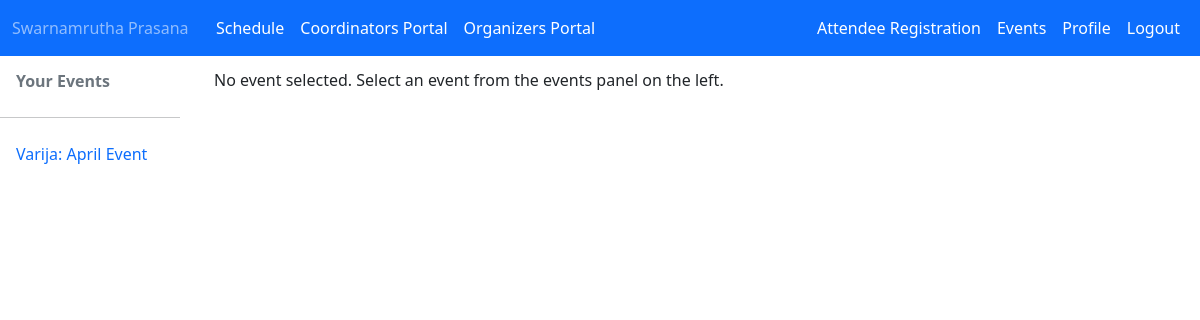
The page /coordinators/events (signed in) on the database as committed earlier.
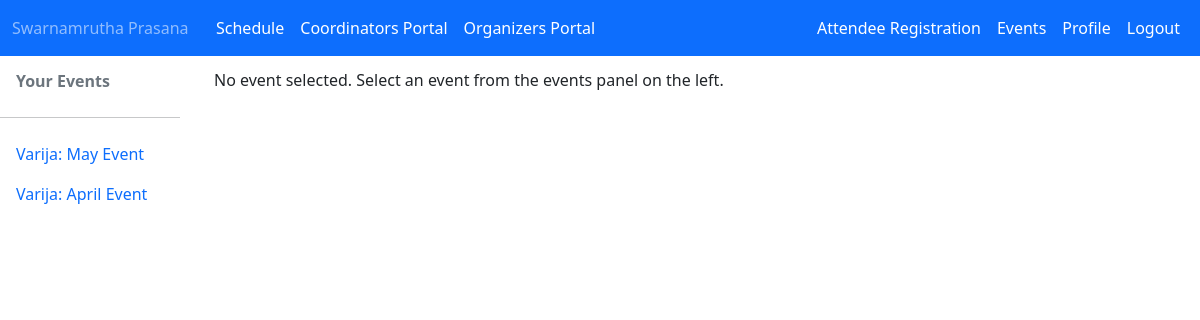
The same page on the database as committed later.
### public/models.py (models this page shows)
class Event(models.Model):
    name = models.CharField('Event Name', max_length=120)
    venue = models.ForeignKey(Venue, blank=True, null=True, on_delete=models.PROTECT)
    get_now = datetime.now()
    start_time = models.DateTimeField(default=get_now.strftime("%Y-%m-%d %H:%M"))
    end_time = models.DateTimeField(default=(get_now+ timedelta(hours=1)).strftime("%Y-%m-%d %H:%M"))
    Coordinator = models.ForeignKey(User, blank=True, null=True, on_delete=models.SET_NULL)
    statusChoices = ( ('Tn','Tentative'), ('Sc','Scheduled'), ('Cu','Coming Up This Week'), ('Ed','Event Day'), ('Cl','Closed'), ('Pv','Payments Verified') )
    eventStatus = models.CharField('Event Status', max_length=20, choices=statusChoices, default='Sc')
    def __str__(self):
        return self.name

### coordinators/views.py (the view)
# urls.py: path('events', views.coordinator_eventsBase, name="coordinatorEventsBase"),
@login_required
@notSuperUser
def coordinator_eventsBase(request):
    user = request.user
    event_list = Event.objects.filter(Coordinator=user)
    return render(request, "coordinators/events.html", {
        "event_list": event_list,
        "currentEvent": False,
    })

### coordinators/views.py (called while the page is built)
def notSuperUser(function=None, redirect_field_name=REDIRECT_FIELD_NAME, login_url='organizerRedirect'):
    actual_decorator = user_passes_test(
        lambda u: u.is_active and not u.is_superuser,
        login_url=login_url,
        redirect_field_name=redirect_field_name
    )
    if function:
        return actual_decorator(function)
    return actual_decorator

### coordinators/templates/coordinators/events.html
{% extends 'coordinators/base.html' %}
{% block content %}
<div class="row flex-nowrap">
    <div class="col-2" style="margin: 0px; min-width: min-content;">
        <ul class="nav nav-pills  min-vh-100 flex-column bg-white" style="padding-top: 5px;">
            <li class="nav-item">
                <a class="nav-link disabled" style="font-weight: bold;">Your Events</a>
            </li>
            <li class="break">
              <hr>
            </li>
            {% for event in event_list %}
            <li class="nav-item">
                {% if currentEvent %}
                    {% if event.id == currentEvent.id %}
                        <a class="nav-link active" href="{% url 'coordinatorEvent' event.id %}"> {{ event }} </a>
                    {% else %}
                        <a class="nav-link" href="{% url 'coordinatorEvent' event.id %}"> {{ event }} </a>
                    {% endif %}
                {% else %}
                    <a class="nav-link" href="{% url 'coordinatorEvent' event.id %}"> {{ event }} </a>
                {% endif %}
            </li>
            {% endfor %}
        </ul>
    </div>
    <div class="col">
        <div style="padding-top:15px; padding-left:10px; padding-right:10px;">
        {% if currentEvent %}
            {% include 'coordinators/event.html'  %}
        {% else %}
                <h6>No event selected. Select an event from the events panel on the left.</h6>
        {% endif %}
        </div>
    </div>
</div>
{% endblock content %}

Rows that differ between the two databases and show on the page:
now on this page (row edited): Event: name "Varija: May Event"
